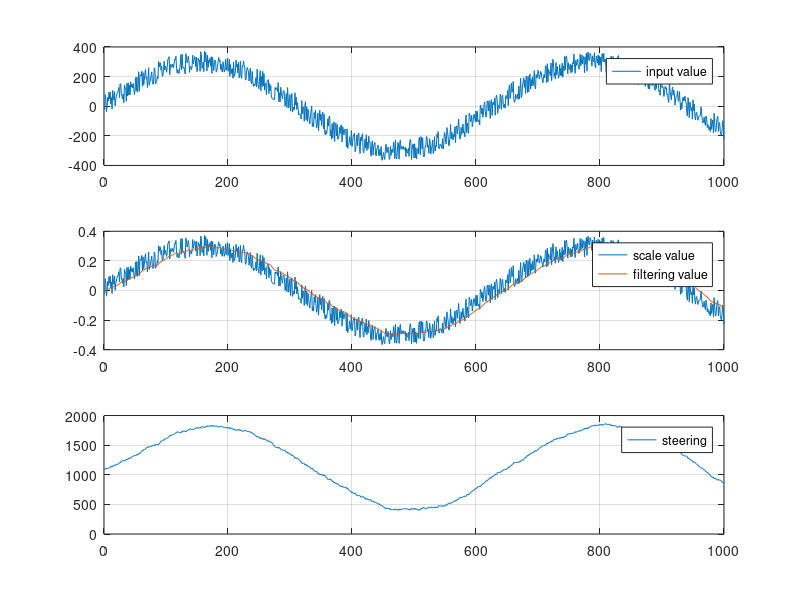

Source code (MATLAB):
clear; clc; %PID TEST CODE

goal=0;
p_error=0;
error=0;
error_integral=0;
time=1:1000;
filtering=0;
%initial value setting

cycle_time=0.001;
%1cycle time setting

alpha=0.05;
% filtering alpha value

Kp=6;
Ki=1.5;
Kd=0.01;
% P, I, D setting

for x=1:1000
    input(x)=300*(sin(x/100)+0.5*(rand(1)-0.5));
    %input_value = opencv_lane_value
    %잡음의 크기에 따라 rand 상수 조절

    scale(x) = input(x) / 1000; %scale 변화 상수 조절

    filtering = (1-alpha)*filtering+alpha*scale(x); % filtering

    data(x)=filtering; % 필터링 된 data

    error=data(x)-goal; % present value - 0 % scale 상수 변화

    error_total=Kp*error+Ki*error_integral+Kd*(p_error-error)/cycle_time;
    error_integral=error_integral+error*cycle_time;
    p_error = error;

    steering(x) = 1100 + error_total*400; %scale 변화 상수 조절
end

subplot(3,1,1);
plot(time,input);
legend('input value');
grid on;

subplot(3,1,2);
plot(time,scale,time,data);
legend('scale value','filtering value');
grid on;

subplot(3,1,3);
plot(time,steering);
legend('steering');
grid on;

% depend on 1cycle of time / range of opencv value
